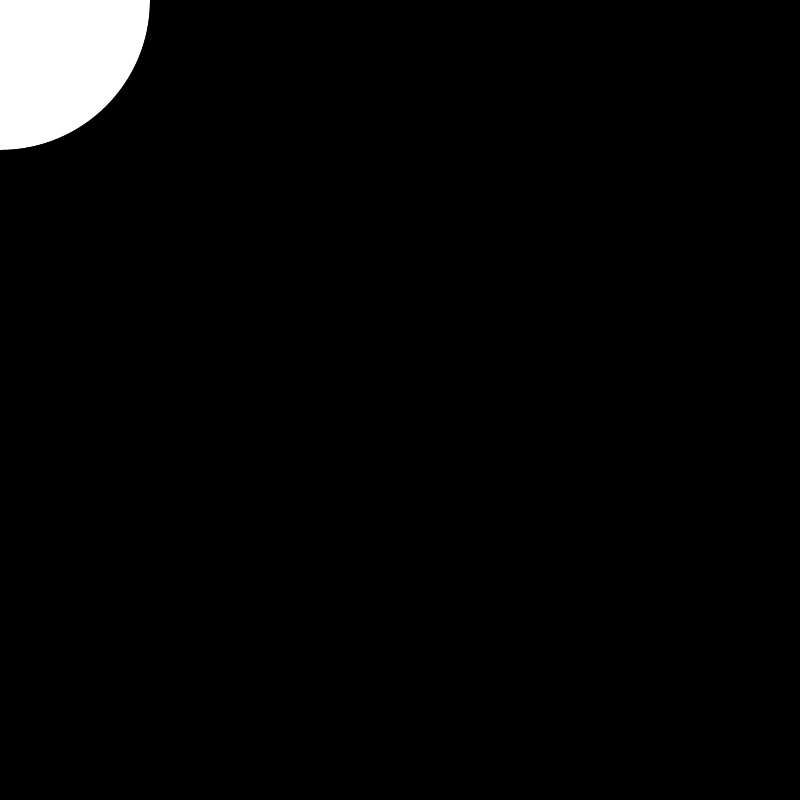
Frame 1 (no input)
Frame 60 (the mouse pressed at the canvas centre just before this capture): identical to frame 1, image omitted
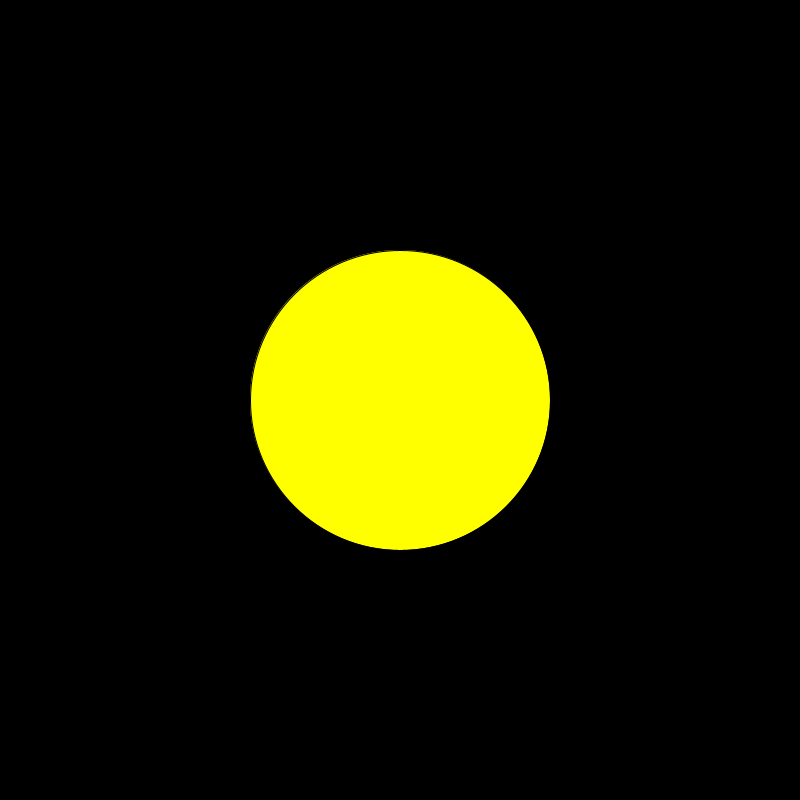
Frame 120 (the mouse held since frame 60 and released just before this capture)

The Processing sketch that drew these frames (run headless with seeded random() and noise(); from frame 60 on, the mouse is pressed at the canvas centre):

// Processing sketch: processing_103297
// ── processing_103297.pde

void setup()
    {
     size(800,800);
    }
int onOff = 1;    
    
void draw()
    {
       background(0);
       ellipse(mouseX,mouseY,300,300);
     if(onOff == 1 && mousePressed == true){
       fill(255,255,0);
     }
      
     if(onOff == 0 && mousePressed == true){
      fill(255,0,0);
     }
  


} 


void mouseReleased()
    {
     
     if (onOff == 1 ){
        onOff=0;
                }  
            else
              {
                   onOff = 1;
                   
              }  
    }
